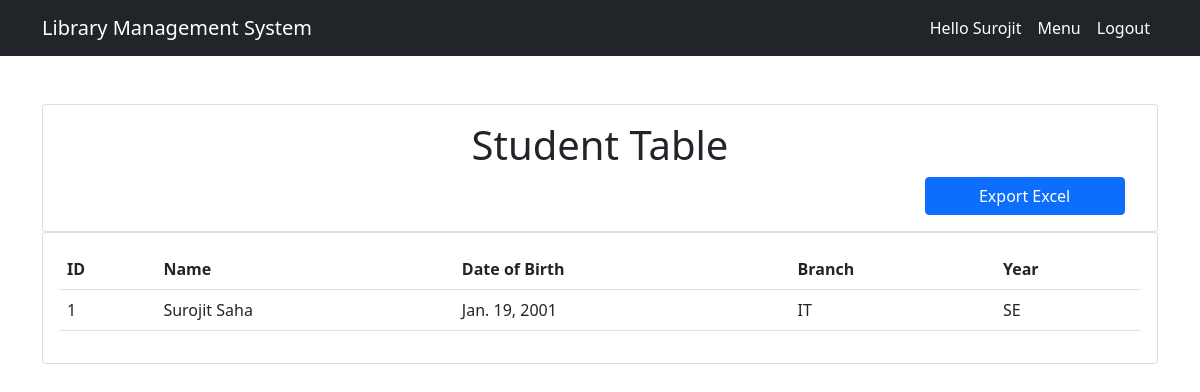
The page /registration/studenttable (signed in) on the database its author committed.
### registration/models.py (models this page shows, shortened)
class AddStudent(models.Model):
    BRANCH_CHOICES = (
    ('CSE','CSE'),
    ('IT', 'IT'),
    ('EXTC','EXTC'),
    ('Chemical','CHEMICAL'),
    ('Mechanical','MECHANICAL'),
)
    YEAR_CHOICES=(
        ('FE', 'FE'),
        ('SE', 'SE'),
        ('TE', 'TE'),
        ('BE', 'BE'),
    )
    sid=models.IntegerField()
    sname=models.CharField(max_length=50)
    dob=models.DateField()
    branch=models.CharField(max_length=15, choices=BRANCH_CHOICES, default='cse')
    year=models.CharField(max_length=10, choices=YEAR_CHOICES, default='first')

### registration/views.py (the view)
# urls.py: path('studenttable', views.studentTable, name='studenttable'),
@login_required
def studentTable(request):
    students=AddStudent.objects.all()
    return render(request, 'registration/studenttable.html', {'students': students})

### registration/templates/registration/studenttable.html (shortened to what this page needs)
{%  extends 'base.html' %}
{% block content %}
<div class="row">
    <div class="col-md">
        <br><br>
        <div class="card card-body">
            <h1 style=" text-align: center;">Student Table</h1>
            <a href="{% url 'exportexcelstudent' %}" class="btn btn-primary">Export Excel</a>
        </div>
        <div class="card card-body">
            <table class="table">
                <tr>
                    <th>ID</th>
                    <th>Name</th>
                    <th>Date of Birth</th>
                    <th>Branch</th>
                    <th>Year</th>
                </tr>
                {% for i in students %}
                <tr>
                    <td>{{i.sid}}</td>
                    <td>{{i.sname}}</td>
                    <td>{{i.dob}}</td>
                    <td>{{i.branch}}</td>
                    <td>{{i.year}}</td>
                </tr>
                {% endfor %}
            </table>
        </div>
    </div>
</div>
{% endblock %}

### templates/base.html (shortened to what this page needs)
<!doctype html>
<html lang="en">
  <head>
<link href="https://cdn.jsdelivr.net/npm/bootstrap@5.0.0-beta3/dist/css/bootstrap.min.css" rel="stylesheet">
  </head>
  <body>
<header>
        <nav class="navbar navbar-expand-lg navbar-light bg-dark">
            <div class="container">
                    <a style="color: white;" class="navbar-brand" href="">
                    Library Management System</a>
                    <div class="collapse navbar-collapse justify-content-end" id="navbarNav">
                      <ul class="navbar-nav ml-auto">
                        {% if user.is_authenticated %}
                        <li class="nav-item">
                          <a style="color: white;" class="nav-link" href="#">Hello {{user.username}}</a>
                        </li>
                          <li class="nav-item">
                            <a style="color: white;" class="nav-link" href="{%url 'menu'%}">Menu</a>
                          </li>
                          <li class="nav-item">
                            <a style="color: white;" class="nav-link" href="{%url 'logout'%}">Logout</a>
                          </li>
                      {%endif%}
                    </div>
            </div>
          </nav>
</header>
<div class="container">
    {% block content %}
    {% endblock %}
</div>
<footer class="text-muted py-5">
</footer>
  </body>
</html>

### registration/templates/registration/studenttable.html (style rules this page uses)
.btn-primary { width: 200px; position: relative; left: 80%; }

### rows shown on the page
AddStudent: sid "1", sname "Surojit Saha", dob "Jan. 19, 2001", branch "IT", year "SE"

### other values the page prints
{{ user.username }} "Surojit"
